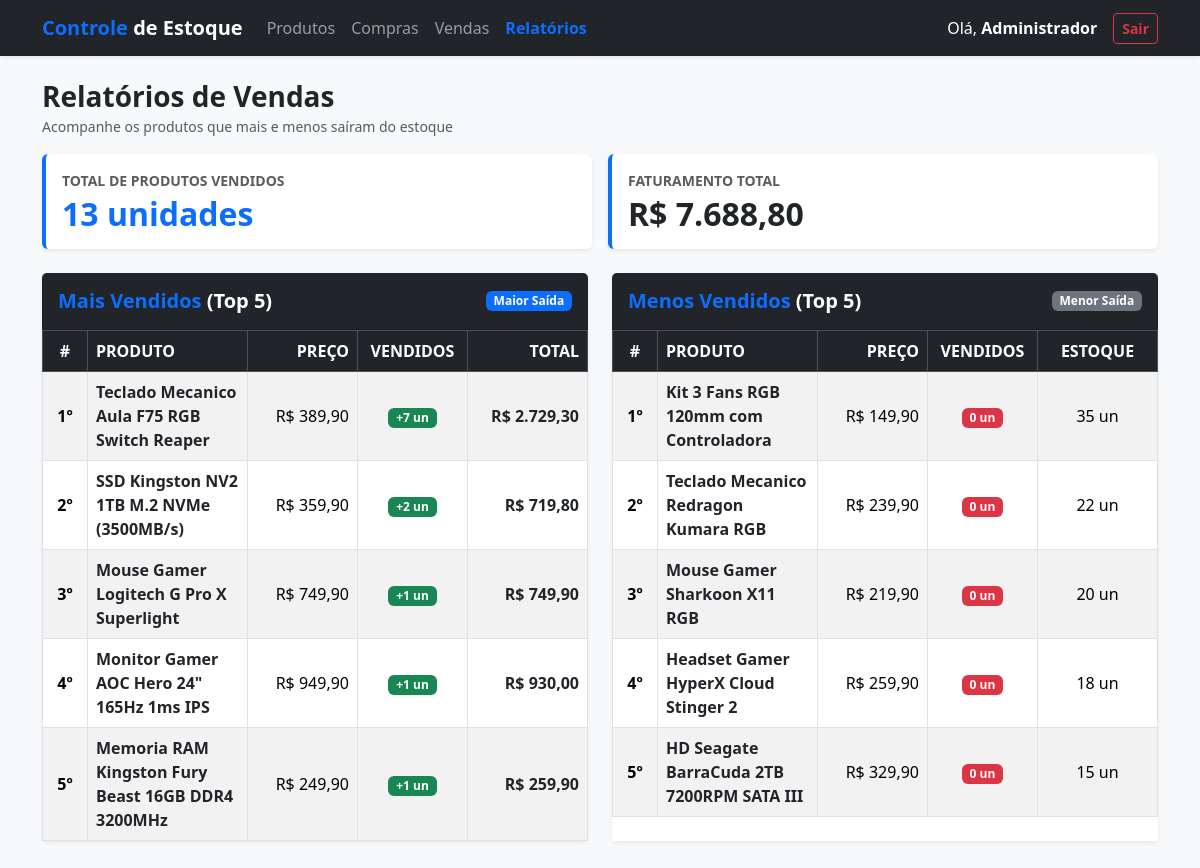
The app's page /relatorios.php (signed in) with its own data.
### tables this page shows
CREATE TABLE PRODUTOS (
    cd_produto INT NOT NULL AUTO_INCREMENT PRIMARY KEY,
    nm_produto VARCHAR(100) NOT NULL,
    ds_produto VARCHAR(200),
    vl_custo DECIMAL(10,2) NOT NULL,
    vl_venda DECIMAL(10,2) NOT NULL,
    qt_estoque INT NOT NULL DEFAULT 0,
    qt_estoque_minimo INT NOT NULL DEFAULT 0,
    cd_categoria INT NOT NULL,
    cd_fornecedor INT NOT NULL,

    FOREIGN KEY (cd_categoria)
        REFERENCES CATEGORIAS(cd_categoria),

    FOREIGN KEY (cd_fornecedor)
        REFERENCES FORNECEDORES(cd_fornecedor)
);

### relatorios.php (the view, shortened to what this page needs)
<?php
require_once "conexao.php";
$mais_vendidos = $pdo->query("
    SELECT p.cd_produto, p.nm_produto, p.vl_venda, p.qt_estoque,
           SUM(iv.qt_produto) AS total_vendido,
           SUM(iv.vl_total) AS total_faturado
    FROM itens_vendas iv
    JOIN produtos p ON iv.cd_produto = p.cd_produto
    GROUP BY p.cd_produto, p.nm_produto, p.vl_venda, p.qt_estoque
    ORDER BY total_vendido DESC
    LIMIT 5
")->fetchAll(PDO::FETCH_ASSOC);
$menos_vendidos = $pdo->query("
    SELECT p.cd_produto, p.nm_produto, p.vl_venda, p.qt_estoque,
           COALESCE(SUM(iv.qt_produto), 0) AS total_vendido,
           COALESCE(SUM(iv.vl_total), 0) AS total_faturado
    FROM produtos p
    LEFT JOIN itens_vendas iv ON p.cd_produto = iv.cd_produto
    GROUP BY p.cd_produto, p.nm_produto, p.vl_venda, p.qt_estoque
    ORDER BY total_vendido ASC, p.qt_estoque DESC
    LIMIT 5
")->fetchAll(PDO::FETCH_ASSOC);
$total_pecas = $pdo->query("SELECT SUM(qt_produto) FROM itens_vendas")->fetchColumn() ?: 0;
$faturamento = $pdo->query("SELECT SUM(vl_total) FROM vendas")->fetchColumn() ?: 0;
?>
<!DOCTYPE html>
<html lang="pt-BR">
<head>
    <link href="https://cdn.jsdelivr.net/npm/bootstrap@5.3.3/dist/css/bootstrap.min.css" rel="stylesheet">
</head>
<body class="bg-light">
<nav class="navbar navbar-expand-lg navbar-dark bg-dark shadow-sm mb-4">
    <div class="container">
        <a class="navbar-brand fw-bold" href="index.php"><span class="text-primary">Controle</span> de Estoque</a>
        <div class="collapse navbar-collapse" id="menu">
            <ul class="navbar-nav me-auto mb-2 mb-lg-0">
                <li class="nav-item"><a class="nav-link" href="index.php">Produtos</a></li>
                <li class="nav-item"><a class="nav-link" href="compras.php">Compras</a></li>
                <li class="nav-item"><a class="nav-link" href="vendas.php">Vendas</a></li>
                <li class="nav-item"><a class="nav-link active fw-bold text-primary" href="relatorios.php">Relatórios</a></li>
            </ul>
            <div class="d-flex align-items-center">
                <span class="text-white me-3">Olá, <strong><?php echo htmlspecialchars($_SESSION['usuario']); ?></strong></span>
                <a href="logout.php" class="btn btn-outline-danger btn-sm fw-bold">Sair</a>
            </div>
        </div>
    </div>
</nav>
<div class="container mb-5">
    <div class="mb-3">
        <h3 class="fw-bold text-dark mb-0">Relatórios de Vendas</h3>
        <small class="text-muted">Acompanhe os produtos que mais e menos saíram do estoque</small>
    </div>
    <div class="row g-3 mb-4">
        <div class="col-md-6">
            <div class="card shadow-sm border-0 bg-white p-3 border-start border-primary border-4">
                <div class="text-muted small fw-bold">TOTAL DE PRODUTOS VENDIDOS</div>
                <h2 class="fw-bold text-primary mb-0 mt-1"><?php echo $total_pecas; ?> unidades</h2>
            </div>
        </div>
        <div class="col-md-6">
            <div class="card shadow-sm border-0 bg-white p-3 border-start border-primary border-4">
                <div class="text-muted small fw-bold">FATURAMENTO TOTAL</div>
                <h2 class="fw-bold text-dark mb-0 mt-1">R$ <?php echo number_format($faturamento, 2, ',', '.'); ?></h2>
            </div>
        </div>
    </div>
    <div class="row g-4">
        <div class="col-lg-6">
            <div class="card shadow-sm border-0 h-100">
                <div class="card-header bg-dark text-white py-3 d-flex justify-content-between align-items-center">
                    <h5 class="mb-0 fw-bold"><span class="text-primary">Mais Vendidos</span> (Top 5)</h5>
                    <span class="badge bg-primary">Maior Saída</span>
                </div>
                <div class="card-body p-0 bg-white">
                    <div class="table-responsive">
                        <table class="table table-striped table-bordered mb-0 align-middle">
                            <thead class="table-dark">
                                <tr>
                                    <th class="text-center text-nowrap" style="width: 45px;">#</th>
                                    <th>PRODUTO</th>
                                    <th class="text-nowrap text-end" style="width: 110px;">PREÇO</th>
                                    <th class="text-nowrap text-center" style="width: 110px;">VENDIDOS</th>
                                    <th class="text-nowrap text-end" style="width: 120px;">TOTAL</th>
                                </tr>
                            </thead>
                            <tbody>
                                <?php if (empty($mais_vendidos)): ?>
                                    <tr>
                                        <td colspan="5" class="text-center py-4 text-muted">Nenhuma venda registrada ainda.</td>
                                    </tr>
                                <?php else: ?>
                                    <?php $pos = 1; foreach ($mais_vendidos as $m): ?>
                                        <tr>
                                            <td class="text-center text-nowrap"><strong><?php echo $pos; ?>º</strong></td>
                                            <td><strong class="text-dark"><?php echo htmlspecialchars($m['nm_produto']); ?></strong></td>
                                            <td class="text-nowrap text-end">R$ <?php echo number_format($m['vl_venda'], 2, ',', '.'); ?></td>
                                            <td class="text-nowrap text-center"><span class="badge bg-success">+<?php echo $m['total_vendido']; ?> un</span></td>
                                            <td class="text-nowrap text-end"><strong class="text-dark">R$ <?php echo number_format($m['total_faturado'], 2, ',', '.'); ?></strong></td>
                                        </tr>
                                    <?php $pos++; endforeach; ?>
                                <?php endif; ?>
                            </tbody>
                        </table>
                    </div>
                </div>
            </div>
        </div>
        <div class="col-lg-6">
            <div class="card shadow-sm border-0 h-100">
                <div class="card-header bg-dark text-white py-3 d-flex justify-content-between align-items-center">
                    <h5 class="mb-0 fw-bold"><span class="text-primary">Menos Vendidos</span> (Top 5)</h5>
                    <span class="badge bg-secondary">Menor Saída</span>
                </div>
                <div class="card-body p-0 bg-white">
                    <div class="table-responsive">
                        <table class="table table-striped table-bordered mb-0 align-middle">
                            <thead class="table-dark">
                                <tr>
                                    <th class="text-center text-nowrap" style="width: 45px;">#</th>
                                    <th>PRODUTO</th>
                                    <th class="text-nowrap text-end" style="width: 110px;">PREÇO</th>
                                    <th class="text-nowrap text-center" style="width: 110px;">VENDIDOS</th>
                                    <th class="text-nowrap text-center" style="width: 120px;">ESTOQUE</th>
                                </tr>
                            </thead>
                            <tbody>
                                <?php if (empty($menos_vendidos)): ?>
                                    <tr>
                                        <td colspan="5" class="text-center py-4 text-muted">Nenhum produto cadastrado.</td>
                                    </tr>
                                <?php else: ?>
                                    <?php $pos = 1; foreach ($menos_vendidos as $item): ?>
                                        <tr>
                                            <td class="text-center text-nowrap"><strong><?php echo $pos; ?>º</strong></td>
                                            <td><strong class="text-dark"><?php echo htmlspecialchars($item['nm_produto']); ?></strong></td>
                                            <td class="text-nowrap text-end">R$ <?php echo number_format($item['vl_venda'], 2, ',', '.'); ?></td>
                                            <td class="text-nowrap text-center">
                                                <?php if ($item['total_vendido'] == 0): ?>
                                                    <span class="badge bg-danger">0 un</span>
                                                <?php else: ?>
                                                    <span class="badge bg-secondary"><?php echo $item['total_vendido']; ?> un</span>
                                                <?php endif; ?>
                                            </td>
                                            <td class="text-nowrap text-center"><?php echo $item['qt_estoque']; ?> un</td>
                                        </tr>
                                    <?php $pos++; endforeach; ?>
                                <?php endif; ?>
                            </tbody>
                        </table>
                    </div>
                </div>
            </div>
        </div>
    </div>
</div>
</body>
</html>

### records on screen
produtos: nm_produto "Teclado Mecanico Aula F75 RGB Switch Reaper", vl_venda "389,90", total_vendido "7", total_faturado "2.729,30"
produtos: nm_produto "SSD Kingston NV2 1TB M.2 NVMe (3500MB/s)", vl_venda "359,90", total_vendido "2", total_faturado "719,80"
produtos: nm_produto "Mouse Gamer Logitech G Pro X Superlight", vl_venda "749,90", total_vendido "1", total_faturado "749,90"
produtos: nm_produto "Monitor Gamer AOC Hero 24\" 165Hz 1ms IPS", vl_venda "949,90", total_vendido "1", total_faturado "930,00"
produtos: nm_produto "Memoria RAM Kingston Fury Beast 16GB DDR4 3200MHz", vl_venda "249,90", total_vendido "1", total_faturado "259,90"
produtos: nm_produto "Kit 3 Fans RGB 120mm com Controladora", vl_venda "149,90", qt_estoque "35"
produtos: nm_produto "Teclado Mecanico Redragon Kumara RGB", vl_venda "239,90", qt_estoque "22"
produtos: nm_produto "Mouse Gamer Sharkoon X11 RGB", vl_venda "219,90", qt_estoque "20"
produtos: nm_produto "Headset Gamer HyperX Cloud Stinger 2", vl_venda "259,90", qt_estoque "18"
produtos: nm_produto "HD Seagate BarraCuda 2TB 7200RPM SATA III", vl_venda "329,90", qt_estoque "15"

### other values on screen
$_SESSION['usuario'] "Administrador"
$total_pecas "13"
$faturamento "7.688,80"
